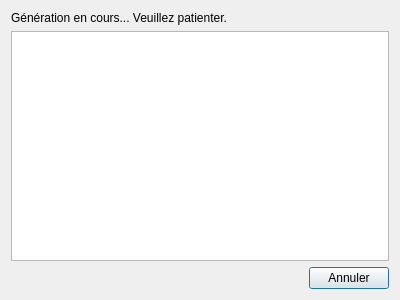
<?xml version="1.0" encoding="UTF-8"?>
<ui version="4.0">
 <class>GenerationWaitingDialog</class>
 <widget class="QDialog" name="GenerationWaitingDialog">
  <property name="geometry">
   <rect>
    <x>0</x>
    <y>0</y>
    <width>400</width>
    <height>300</height>
   </rect>
  </property>
  <property name="windowTitle">
   <string>Génération automatique</string>
  </property>
  <layout class="QVBoxLayout" name="verticalLayout">
   <item>
    <widget class="QLabel" name="label">
     <property name="text">
      <string>Génération en cours... Veuillez patienter.</string>
     </property>
    </widget>
   </item>
   <item>
    <widget class="QPlainTextEdit" name="textEdit_logArea"/>
   </item>
   <item>
    <layout class="QHBoxLayout" name="horizontalLayout">
     <item>
      <spacer name="horizontalSpacer">
       <property name="orientation">
        <enum>Qt::Horizontal</enum>
       </property>
       <property name="sizeHint" stdset="0">
        <size>
         <width>40</width>
         <height>20</height>
        </size>
       </property>
      </spacer>
     </item>
     <item>
      <widget class="QPushButton" name="pushButton_cancel">
       <property name="text">
        <string>Annuler</string>
       </property>
      </widget>
     </item>
    </layout>
   </item>
  </layout>
 </widget>
 <resources/>
 <connections/>
</ui>
